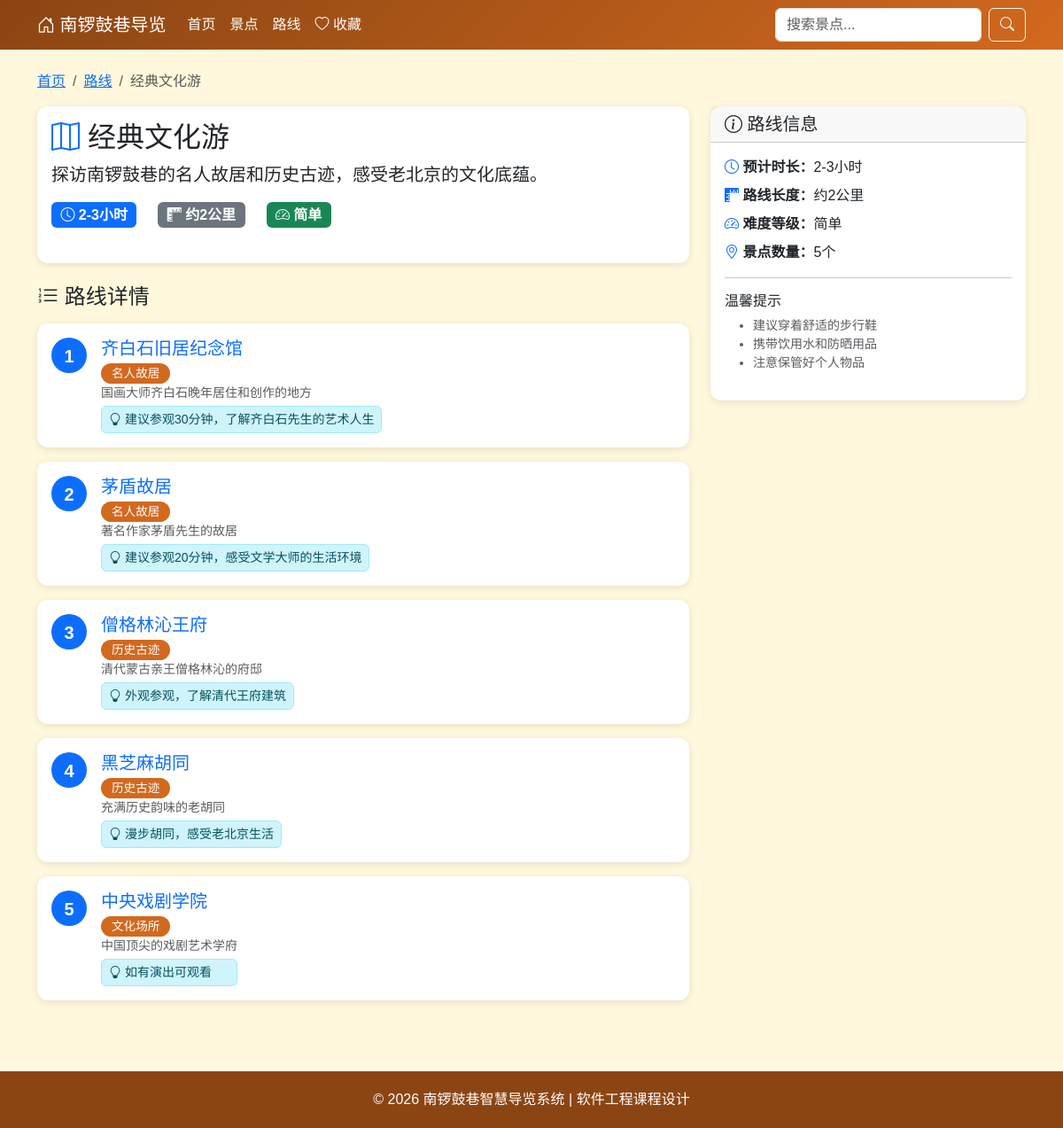
Screenshot of /route/1/ with the database file from the repository.
### tour/models.py (models this page shows, shortened)
class Route(models.Model):
    hutong = models.ForeignKey(Hutong, on_delete=models.CASCADE, related_name='routes', verbose_name='所属胡同')
    name = models.CharField('路线名称', max_length=100)
    description = models.TextField('路线简介')
    duration = models.CharField('预计时长', max_length=50)
    distance = models.CharField('路线长度', max_length=50, blank=True)
    difficulty = models.CharField('难度', max_length=20, default='简单')
    class Meta:
        verbose_name = '推荐路线'
        verbose_name_plural = '推荐路线'

class RoutePoint(models.Model):
    route = models.ForeignKey(Route, on_delete=models.CASCADE, related_name='points', verbose_name='所属路线')
    poi = models.ForeignKey(POI, on_delete=models.CASCADE, verbose_name='关联POI')
    order = models.IntegerField('顺序')
    tips = models.TextField('游览提示', blank=True)
    class Meta:
        verbose_name = '路线点'
        verbose_name_plural = '路线点'
        ordering = ['order']

class POI(models.Model):
    hutong = models.ForeignKey(Hutong, on_delete=models.CASCADE, related_name='pois', verbose_name='所属胡同')
    category = models.ForeignKey(POICategory, on_delete=models.SET_NULL, null=True, verbose_name='分类')
    name = models.CharField('名称', max_length=100)
    description = models.TextField('简介')
    detail = models.TextField('详细介绍', blank=True)
    address = models.CharField('地址', max_length=200)
    latitude = models.DecimalField('纬度', max_digits=10, decimal_places=7, null=True, blank=True)
    longitude = models.DecimalField('经度', max_digits=10, decimal_places=7, null=True, blank=True)
    image = models.ImageField('图片', upload_to='poi/', blank=True)
    opening_hours = models.CharField('开放时间', max_length=100, blank=True)
    ticket_price = models.CharField('门票价格', max_length=100, blank=True)
    order = models.IntegerField('排序', default=0)
    class Meta:
        verbose_name = 'POI景点'
        verbose_name_plural = 'POI景点'
        ordering = ['order', 'id']

class POICategory(models.Model):
    name = models.CharField('分类名称', max_length=50)
    icon = models.CharField('图标', max_length=50, default='fa-map-marker')
    class Meta:
        verbose_name = 'POI分类'
        verbose_name_plural = 'POI分类'

### tour/views.py (the view)
# urls.py: path('route/<int:pk>/', views.route_detail, name='route_detail'),
def route_detail(request, pk):
    route = get_object_or_404(Route, pk=pk)
    points = route.points.select_related('poi').all()
    return render(request, 'tour/route_detail.html', {
        'route': route,
        'points': points,
    })

### templates/tour/route_detail.html (shortened to what this page needs)
{% extends 'base.html' %}
{% block content %}
<div class="container py-4">
    <nav aria-label="breadcrumb" class="mb-3">
        <ol class="breadcrumb">
            <li class="breadcrumb-item"><a href="{% url 'tour:index' %}">首页</a></li>
            <li class="breadcrumb-item"><a href="{% url 'tour:route_list' %}">路线</a></li>
            <li class="breadcrumb-item active">{{ route.name }}</li>
        </ol>
    </nav>
    <div class="row">
        <div class="col-lg-8">
            <div class="card mb-4">
                <div class="card-body">
                    <h1 class="card-title h2">
                        <i class="bi bi-map text-primary"></i> {{ route.name }}
                    </h1>
                    <p class="lead">{{ route.description }}</p>
                    <div class="d-flex gap-4 mb-4 flex-wrap">
                        <span class="badge bg-primary fs-6">
                            <i class="bi bi-clock"></i> {{ route.duration }}
                        </span>
                        {% if route.distance %}
                        <span class="badge bg-secondary fs-6">
                            <i class="bi bi-rulers"></i> {{ route.distance }}
                        </span>
                        {% endif %}
                        <span class="badge bg-success fs-6">
                            <i class="bi bi-speedometer2"></i> {{ route.difficulty }}
                        </span>
                    </div>
                </div>
            </div>
            <h4 class="mb-3"><i class="bi bi-list-ol"></i> 路线详情</h4>
            <div class="route-timeline">
                {% for point in points %}
                <div class="card mb-3">
                    <div class="card-body">
                        <div class="d-flex">
                            <div class="route-number me-3">
                                <span class="badge bg-primary rounded-circle fs-5" style="width: 40px; height: 40px; line-height: 28px;">
                                    {{ point.order }}
                                </span>
                            </div>
                            <div class="flex-grow-1">
                                <div class="d-flex align-items-start">
                                    <div>
                                        <h5 class="mb-1">
                                            <a href="{% url 'tour:poi_detail' point.poi.pk %}" class="text-decoration-none">
                                                {{ point.poi.name }}
                                            </a>
                                        </h5>
                                        {% if point.poi.category %}
                                        <span class="category-badge small">{{ point.poi.category.name }}</span>
                                        {% endif %}
                                        <p class="text-muted small mb-1">{{ point.poi.description|truncatechars:80 }}</p>
                                        {% if point.tips %}
                                        <div class="alert alert-info py-1 px-2 mb-0 small">
                                            <i class="bi bi-lightbulb"></i> {{ point.tips }}
                                        </div>
                                        {% endif %}
                                    </div>
                                </div>
                            </div>
                        </div>
                    </div>
                </div>
                {% empty %}
                <div class="alert alert-info">该路线暂无景点</div>
                {% endfor %}
            </div>
        </div>
        <div class="col-lg-4">
            <div class="card sticky-top" style="top: 80px;">
                <div class="card-header">
                    <h5 class="mb-0"><i class="bi bi-info-circle"></i> 路线信息</h5>
                </div>
                <div class="card-body">
                    <ul class="list-unstyled">
                        <li class="mb-2">
                            <i class="bi bi-clock text-primary"></i>
                            <strong>预计时长：</strong>{{ route.duration }}
                        </li>
                        {% if route.distance %}
                        <li class="mb-2">
                            <i class="bi bi-rulers text-primary"></i>
                            <strong>路线长度：</strong>{{ route.distance }}
                        </li>
                        {% endif %}
                        <li class="mb-2">
                            <i class="bi bi-speedometer2 text-primary"></i>
                            <strong>难度等级：</strong>{{ route.difficulty }}
                        </li>
                        <li class="mb-2">
                            <i class="bi bi-geo-alt text-primary"></i>
                            <strong>景点数量：</strong>{{ points.count }}个
                        </li>
                    </ul>
                    <hr>
                    <h6>温馨提示</h6>
                    <ul class="small text-muted">
                        <li>建议穿着舒适的步行鞋</li>
                        <li>携带饮用水和防晒用品</li>
                        <li>注意保管好个人物品</li>
                    </ul>
                </div>
            </div>
        </div>
    </div>
</div>
{% endblock %}

### templates/base.html (style rules this page uses)
:root { --primary-color: #8B4513; --secondary-color: #D2691E; --bg-color: #FFF8DC; }
body { background-color: var(--bg-color); font-family: 'Microsoft YaHei', sans-serif; }
.card { border: none; border-radius: 12px; box-shadow: 0 2px 8px rgba(0,0,0,0.1); transition: transform 0.2s; }
.category-badge { background-color: var(--secondary-color); color: white; padding: 4px 12px; border-radius: 20px; font-size: 0.85rem; }

### rows the page displays
Route: name "经典文化游", description "探访南锣鼓巷的名人故居和历史古迹，感受老北京的文化底蕴。", duration "2-3小时", distance "约2公里", difficulty "简单"
RoutePoint: order "1", poi.name "齐白石旧居纪念馆", poi.category.name "名人故居", poi.description "国画大师齐白石晚年居住和创作的地方", tips "建议参观30分钟，了解齐白石先生的艺术人生"
RoutePoint: order "2", poi.name "茅盾故居", poi.category.name "名人故居", poi.description "著名作家茅盾先生的故居", tips "建议参观20分钟，感受文学大师的生活环境"
RoutePoint: order "3", poi.name "僧格林沁王府", poi.category.name "历史古迹", poi.description "清代蒙古亲王僧格林沁的府邸", tips "外观参观，了解清代王府建筑"
RoutePoint: order "4", poi.name "黑芝麻胡同", poi.category.name "历史古迹", poi.description "充满历史韵味的老胡同", tips "漫步胡同，感受老北京生活"
RoutePoint: order "5", poi.name "中央戏剧学院", poi.category.name "文化场所", poi.description "中国顶尖的戏剧艺术学府", tips "如有演出可观看"

### other values shown
{{ points.count }} "5"
